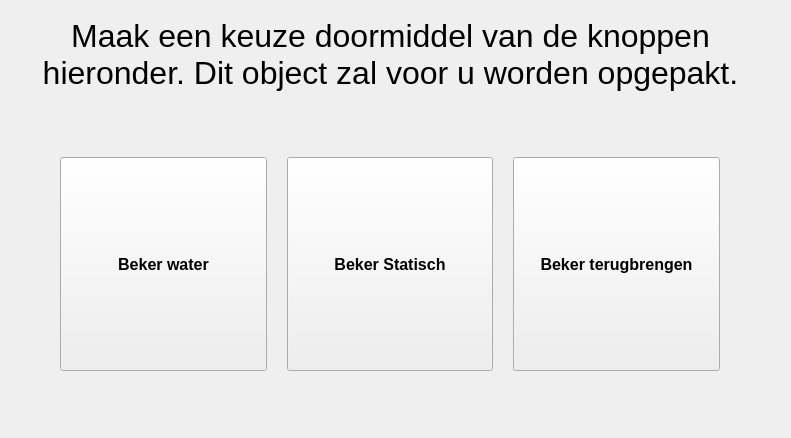
<?xml version="1.0" encoding="UTF-8"?>
<ui version="4.0">
 <class>MainWindow</class>
 <widget class="QMainWindow" name="MainWindow">
  <property name="windowModality">
   <enum>Qt::NonModal</enum>
  </property>
  <property name="geometry">
   <rect>
    <x>0</x>
    <y>0</y>
    <width>791</width>
    <height>438</height>
   </rect>
  </property>
  <property name="sizePolicy">
   <sizepolicy hsizetype="Maximum" vsizetype="Maximum">
    <horstretch>0</horstretch>
    <verstretch>0</verstretch>
   </sizepolicy>
  </property>
  <property name="windowTitle">
   <string notr="true">Gebruikersinterface</string>
  </property>
  <property name="styleSheet">
   <string notr="true"/>
  </property>
  <property name="tabShape">
   <enum>QTabWidget::Rounded</enum>
  </property>
  <widget class="QWidget" name="centralwidget">
   <property name="sizePolicy">
    <sizepolicy hsizetype="Maximum" vsizetype="Maximum">
     <horstretch>0</horstretch>
     <verstretch>0</verstretch>
    </sizepolicy>
   </property>
   <property name="minimumSize">
    <size>
     <width>0</width>
     <height>0</height>
    </size>
   </property>
   <widget class="QWidget" name="verticalLayoutWidget">
    <property name="geometry">
     <rect>
      <x>10</x>
      <y>10</y>
      <width>771</width>
      <height>381</height>
     </rect>
    </property>
    <layout class="QVBoxLayout" name="verticalLayout">
     <property name="sizeConstraint">
      <enum>QLayout::SetMaximumSize</enum>
     </property>
     <property name="leftMargin">
      <number>0</number>
     </property>
     <property name="topMargin">
      <number>0</number>
     </property>
     <property name="bottomMargin">
      <number>0</number>
     </property>
     <item>
      <widget class="QLabel" name="label">
       <property name="sizePolicy">
        <sizepolicy hsizetype="Maximum" vsizetype="Minimum">
         <horstretch>0</horstretch>
         <verstretch>0</verstretch>
        </sizepolicy>
       </property>
       <property name="minimumSize">
        <size>
         <width>761</width>
         <height>91</height>
        </size>
       </property>
       <property name="font">
        <font>
         <family>Ubuntu</family>
         <pointsize>18</pointsize>
        </font>
       </property>
       <property name="layoutDirection">
        <enum>Qt::LeftToRight</enum>
       </property>
       <property name="text">
        <string>&lt;html&gt;&lt;head/&gt;&lt;body&gt;&lt;p&gt;&lt;span style=&quot; font-size:24pt;&quot;&gt;Maak een keuze doormiddel van de knoppen hieronder. Dit object zal voor u worden opgepakt.&lt;/span&gt;&lt;/p&gt;&lt;/body&gt;&lt;/html&gt;</string>
       </property>
       <property name="alignment">
        <set>Qt::AlignCenter</set>
       </property>
       <property name="wordWrap">
        <bool>true</bool>
       </property>
      </widget>
     </item>
     <item>
      <layout class="QHBoxLayout" name="horizontalLayout" stretch="0,0,0,0,0">
       <property name="spacing">
        <number>20</number>
       </property>
       <property name="sizeConstraint">
        <enum>QLayout::SetDefaultConstraint</enum>
       </property>
       <property name="leftMargin">
        <number>0</number>
       </property>
       <property name="topMargin">
        <number>50</number>
       </property>
       <property name="rightMargin">
        <number>0</number>
       </property>
       <property name="bottomMargin">
        <number>20</number>
       </property>
       <item>
        <spacer name="horizontalSpacer">
         <property name="orientation">
          <enum>Qt::Horizontal</enum>
         </property>
         <property name="sizeType">
          <enum>QSizePolicy::Minimum</enum>
         </property>
         <property name="sizeHint" stdset="0">
          <size>
           <width>50</width>
           <height>20</height>
          </size>
         </property>
        </spacer>
       </item>
       <item>
        <widget class="QToolButton" name="water_btn">
         <property name="sizePolicy">
          <sizepolicy hsizetype="MinimumExpanding" vsizetype="MinimumExpanding">
           <horstretch>0</horstretch>
           <verstretch>0</verstretch>
          </sizepolicy>
         </property>
         <property name="font">
          <font>
           <family>Ubuntu</family>
           <pointsize>12</pointsize>
           <weight>75</weight>
           <italic>false</italic>
           <bold>true</bold>
          </font>
         </property>
         <property name="layoutDirection">
          <enum>Qt::LeftToRight</enum>
         </property>
         <property name="text">
          <string>Beker water</string>
         </property>
         <property name="icon">
          <iconset>
           <normaloff>:/new/icons/Glas_water.png</normaloff>:/new/icons/Glas_water.png</iconset>
         </property>
         <property name="iconSize">
          <size>
           <width>130</width>
           <height>130</height>
          </size>
         </property>
         <property name="toolButtonStyle">
          <enum>Qt::ToolButtonTextUnderIcon</enum>
         </property>
        </widget>
       </item>
       <item>
        <widget class="QToolButton" name="static_glass_btn">
         <property name="sizePolicy">
          <sizepolicy hsizetype="MinimumExpanding" vsizetype="MinimumExpanding">
           <horstretch>0</horstretch>
           <verstretch>0</verstretch>
          </sizepolicy>
         </property>
         <property name="font">
          <font>
           <family>Ubuntu</family>
           <pointsize>12</pointsize>
           <weight>75</weight>
           <italic>false</italic>
           <bold>true</bold>
           <kerning>true</kerning>
          </font>
         </property>
         <property name="autoFillBackground">
          <bool>false</bool>
         </property>
         <property name="text">
          <string>Beker Statisch</string>
         </property>
         <property name="icon">
          <iconset>
           <normaloff>:/new/icons/Glas_cola.png</normaloff>:/new/icons/Glas_cola.png</iconset>
         </property>
         <property name="iconSize">
          <size>
           <width>130</width>
           <height>130</height>
          </size>
         </property>
         <property name="toolButtonStyle">
          <enum>Qt::ToolButtonTextUnderIcon</enum>
         </property>
        </widget>
       </item>
       <item>
        <widget class="QToolButton" name="return_btn">
         <property name="sizePolicy">
          <sizepolicy hsizetype="MinimumExpanding" vsizetype="MinimumExpanding">
           <horstretch>0</horstretch>
           <verstretch>0</verstretch>
          </sizepolicy>
         </property>
         <property name="font">
          <font>
           <family>Ubuntu</family>
           <pointsize>12</pointsize>
           <weight>75</weight>
           <bold>true</bold>
          </font>
         </property>
         <property name="text">
          <string>Beker terugbrengen</string>
         </property>
         <property name="icon">
          <iconset>
           <normaloff>:/new/icons/Glas_empty.png</normaloff>:/new/icons/Glas_empty.png</iconset>
         </property>
         <property name="iconSize">
          <size>
           <width>130</width>
           <height>130</height>
          </size>
         </property>
         <property name="toolButtonStyle">
          <enum>Qt::ToolButtonTextUnderIcon</enum>
         </property>
        </widget>
       </item>
       <item>
        <spacer name="horizontalSpacer_2">
         <property name="orientation">
          <enum>Qt::Horizontal</enum>
         </property>
         <property name="sizeType">
          <enum>QSizePolicy::Minimum</enum>
         </property>
         <property name="sizeHint" stdset="0">
          <size>
           <width>50</width>
           <height>20</height>
          </size>
         </property>
        </spacer>
       </item>
      </layout>
     </item>
    </layout>
   </widget>
  </widget>
 </widget>
 <layoutdefault spacing="6" margin="11"/>
 <resources/>
 <connections/>
</ui>
